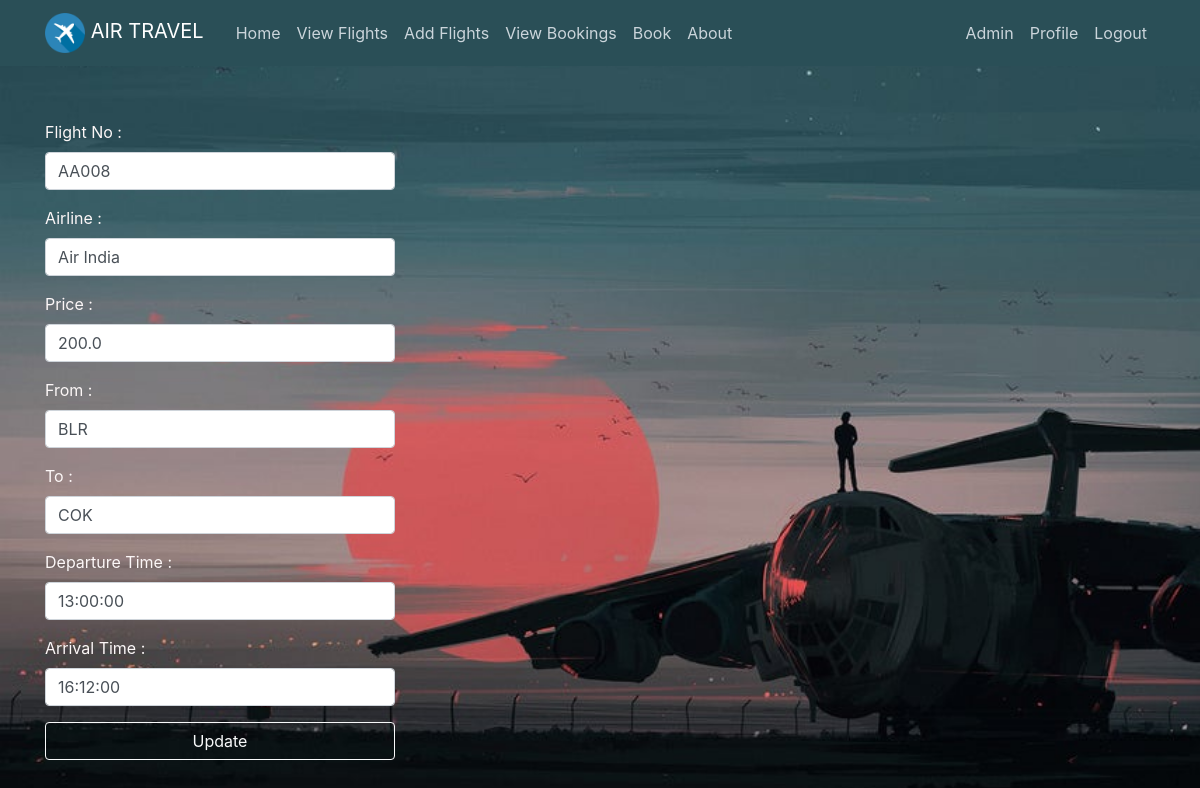
Screenshot of /flight-get/update/AA008 (signed in) with the database file from the repository.
### app.py (models this page shows)
class Flight(db.Model):
    __tablename__ = 'flight'
    flight_no = db.Column(db.String(15), primary_key=True)
    airline = db.Column(db.String(20))
    from_place = db.Column(db.String(100))
    to_place = db.Column(db.String(100))
    a_time = db.Column(db.String(20))
    d_time = db.Column(db.String(20))
    price = db.Column(db.Float)
    seats = db.Column(db.Integer)
    full = db.Column(db.Boolean)

### app.py (the view, shortened to what this page needs)
@app.route("/flight-get/update/<string:flight_no>", methods=['GET', 'POST'])
@login_required
def update(flight_no):
    if session['admin'] != True:
        return render_template("admin_false.html")
    qs = Flight.query.get(flight_no)
    return render_template("update_flight.html", qs = qs)

### app.py (called while the page is built)
def login_required(f):
    @wraps(f)
    def decorated_function(*args, **kwargs):
        if 'login' not in session:
            flash('You need to login', 'danger')
            return redirect(url_for('login', next=request.url))
        return f(*args, **kwargs)
    return decorated_function

### templates/update_flight.html
{% extends 'base.html' %}
{% block content %}
<div class="row style_new" style="margin-top: 40px">
    <div class="col-sm-6">
        <form method="POST">
            <div class="form-group">
              <label for="fno">Flight No : </label>
              <input type="text" name="fno" class="form-control" id="fno" value="{{ qs.flight_no }}">
            </div>
            <div class="form-group">
              <label for="airline">Airline : </label>
              <input type="text" name="airline" class="form-control" id="airline" value="{{ qs.airline }}">
            </div>
            <div class="form-group">
              <label for="price">Price : </label>
              <input type="text" name="price" class="form-control" id="price" value="{{ qs.price }}">
            </div>
            <div class="form-group">
              <label for="from_place">From : </label>
              <input type="text" name="from_place" class="form-control" id="from_place" value="{{ qs.from_place }}">
            </div>
            <div class="form-group">
                <label for="to_place">To : </label>
                <input type="text" name="to_place" class="form-control" id="to_place" value="{{ qs.to_place }}">
            </div>
            <div class="form-group">
                <label for="d_time">Departure Time : </label>
                <input type="text" name="d_time" class="form-control" id="d_time" value="{{ qs.d_time }}">
            </div>
            <div class="form-group">
                <label for="a_time">Arrival Time : </label>
                <input type="text" name="a_time" class="form-control" id="a_time" value="{{ qs.a_time }}">
            </div>
            <button type="submit" class="btn form-control btn-outline-light">Update</button>
        </form>
    </div>
</div>
<br>
<br>
{% endblock %}

### static/css/main.css (style rules this page uses)
body { color: #413f3f !important; margin-top: 5rem ; }
.imager { background: url("/static/media/bg_back.jpg") !important; background-repeat: no-repeat !important; background-size: cover !important; }
.style_new { color: #fcf7f7 !important; }

### rows the page displays
Flight: fno "AA008", airline "Air India", price "200.0", from_place "BLR", to_place "COK", d_time "13:00:00", a_time "16:12:00"
